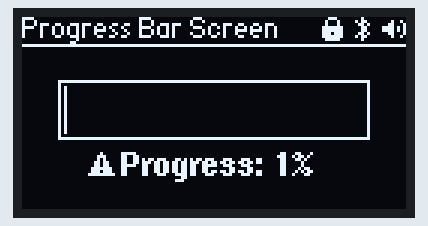
The sketch below on a simulated Arduino Uno, built with avr-gcc and run on an emulated ATmega328P. Parts: 128×64 one-colour display.

Above: at 0.16 s.
At 1.04 s:
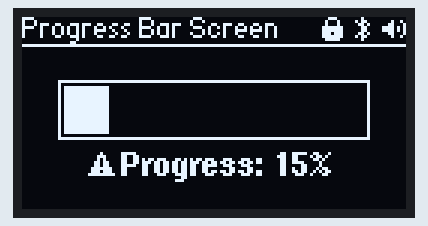
At 1.93 s:
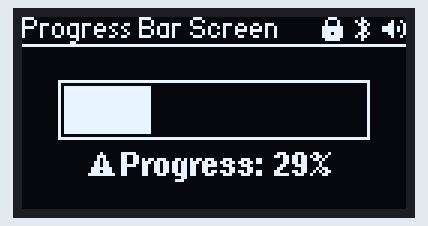
At 3.59 s:
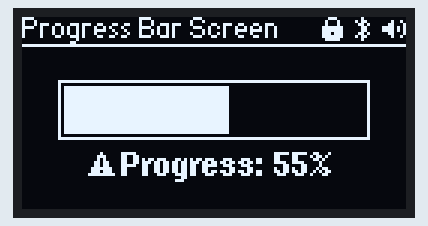
At 5.25 s:
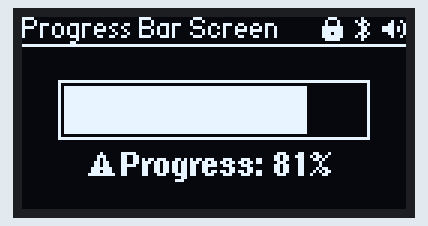
At 7.03 s:
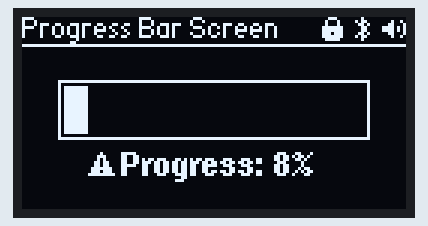

Measured:
- by itself, everything shown: repeats every 6.4 s, in 101 steps

The sketch:

Arduino_loading.ino
```cpp
#include <Arduino.h>
#include <U8g2lib.h>

#include <Wire.h> // library requires for IIC communication

U8G2_SSD1306_128X64_NONAME_F_HW_I2C u8g2(U8G2_R0, /* reset=*/ U8X8_PIN_NONE); // initialization for the used OLED display

// images from https://lopaka.app/
static const unsigned char image_Lock_7x8_bits[] U8X8_PROGMEM = {0x1c,0x22,0x22,0x7f,0x7f,0x77,0x7f,0x3e};
static const unsigned char image_Bluetooth_Idle_5x8_bits[] U8X8_PROGMEM = {0x04,0x0d,0x16,0x0c,0x0c,0x16,0x0d,0x04};
static const unsigned char image_Volup_8x6_bits[] U8X8_PROGMEM = {0x48,0x8c,0xaf,0xaf,0x8c,0x48};
static const unsigned char image_Alert_9x8_bits[] U8X8_PROGMEM = {0x10,0x00,0x38,0x00,0x28,0x00,0x6c,0x00,0x6c,0x00,0xfe,0x00,0xee,0x00,0xff,0x01};

int progress = 0; // progress of the progressbar
char buffer[32]; // helper buffer to construct a string to be displayed

void setup(void) {
  u8g2.begin(); // start the u8g2 library
}

void loop(void) {
  u8g2.clearBuffer();					// clear the internal memory

  // code from https://lopaka.app/
	u8g2.setBitmapMode(1);
	u8g2.drawFrame(12, 21, 104, 20);
	u8g2.drawBox(14, 23, progress, 16); // draw the progressbar fill
	u8g2.setFont(u8g2_font_helvB08_tr);
	sprintf(buffer, "Progress: %d%%", progress); // construct a string with the progress variable
	u8g2.drawStr(33, 53, buffer); // display the string
	u8g2.setFont(u8g2_font_haxrcorp4089_tr);
	u8g2.drawStr(0, 7, "Progress Bar Screen");
	u8g2.drawLine(0, 9, 127, 9);
	u8g2.drawXBMP( 100, 0, 7, 8, image_Lock_7x8_bits);
	u8g2.drawXBMP( 111, 0, 5, 8, image_Bluetooth_Idle_5x8_bits);
	u8g2.drawXBMP( 120, 1, 8, 6, image_Volup_8x6_bits);
	u8g2.drawXBMP( 22, 45, 9, 8, image_Alert_9x8_bits);


  u8g2.sendBuffer();					// transfer internal memory to the display

  // increase the progress value to go over 0-100
	progress = progress + 1;
	if (progress > 100) {
		progress = 0;
	}
}
```
